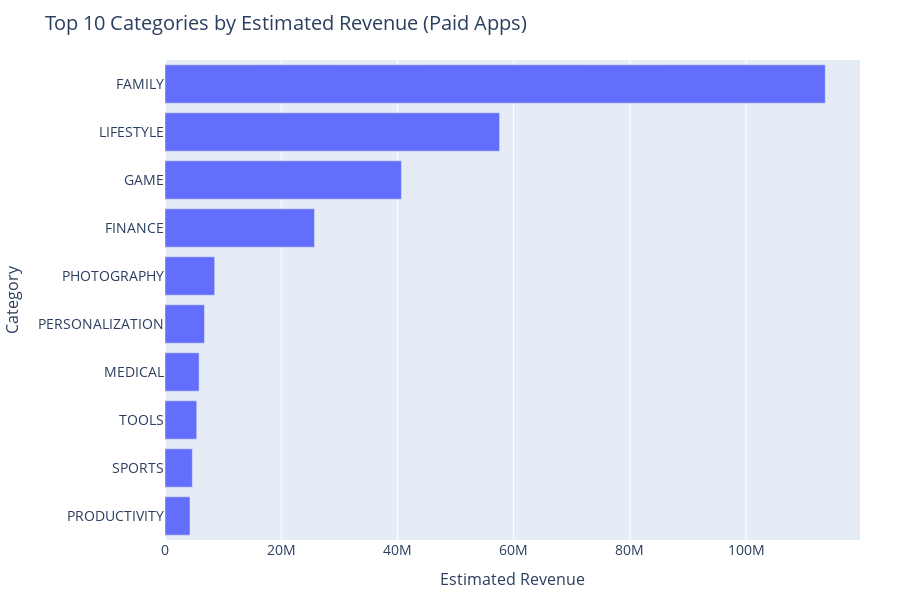

This figure's notebook cell:
### Code cell
top_revenue = category_summary.sort_values(by='Revenue', ascending=False).head(10)
fig4 = px.bar(top_revenue,
              x='Revenue',
              y='Category',
              orientation='h',
              title='Top 10 Categories by Estimated Revenue (Paid Apps)',
              labels={'Revenue': 'Estimated Revenue'})
fig4.update_layout(yaxis=dict(autorange='reversed'))
fig4.update_layout(
    title_font_size=20,
    xaxis_title_font_size=16,
    yaxis_title_font_size=16,
    font=dict(size=14),
    height=600,
    width=900,
    margin=dict(l=80, r=40, t=60, b=60)
)

fig4.show()

### Figure 1 — Plotly figure (JSON) as saved in the notebook; plotly's stock layout.template omitted (floating-point values rounded to 4 significant figures)
{"data": [{"alignmentgroup": "True", "hovertemplate": "Estimated Revenue=%{x}<br>Category=%{y}<extra></extra>", "legendgroup": "", "marker": {"color": "#636efa", "pattern": {"shape": ""}}, "name": "", "offsetgroup": "", "orientation": "h", "showlegend": false, "textposition": "auto", "type": "bar", "x": [113600000.0, 57580000.0, 40690000.0, 25726644, 8546000.0, 6795000.0, 5871056, 5463000.0, 4706154, 4304000.0], "xaxis": "x", "y": ["FAMILY", "LIFESTYLE", "GAME", "FINANCE", "PHOTOGRAPHY", "PERSONALIZATION", "MEDICAL", "TOOLS", "SPORTS", "PRODUCTIVITY"], "yaxis": "y"}], "layout": {"barmode": "relative", "font": {"size": 14}, "height": 600, "legend": {"tracegroupgap": 0}, "margin": {"b": 60, "l": 80, "r": 40, "t": 60}, "title": {"font": {"size": 20}, "text": "Top 10 Categories by Estimated Revenue (Paid Apps)"}, "width": 900, "xaxis": {"anchor": "y", "domain": [0, 1], "title": {"font": {"size": 16}, "text": "Estimated Revenue"}}, "yaxis": {"anchor": "x", "autorange": "reversed", "domain": [0, 1], "title": {"font": {"size": 16}, "text": "Category"}}}}
